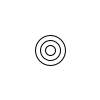
Frame 1 (no input)
Frame 60 (the mouse pressed at the canvas centre just before this capture): identical to frame 1, image omitted
Frame 120 (the mouse held since frame 60 and released just before this capture): identical to frame 1, image omitted

The Processing sketch that drew this single still picture (run headless with seeded random() and noise(); from frame 60 on, the mouse is pressed at the canvas centre):

// Processing sketch: f_5_3
// ── f_5_3.pde
int kreise = 3;
void setup(){
  ellipseMode(CENTER);
}
void draw(){
  background(255);
  for (int i = kreise*10;i >= 0; i -= 10){
    ellipse(50, 50, i, i);
  }
}
void mouseClicked(){
  kreise++;
}
